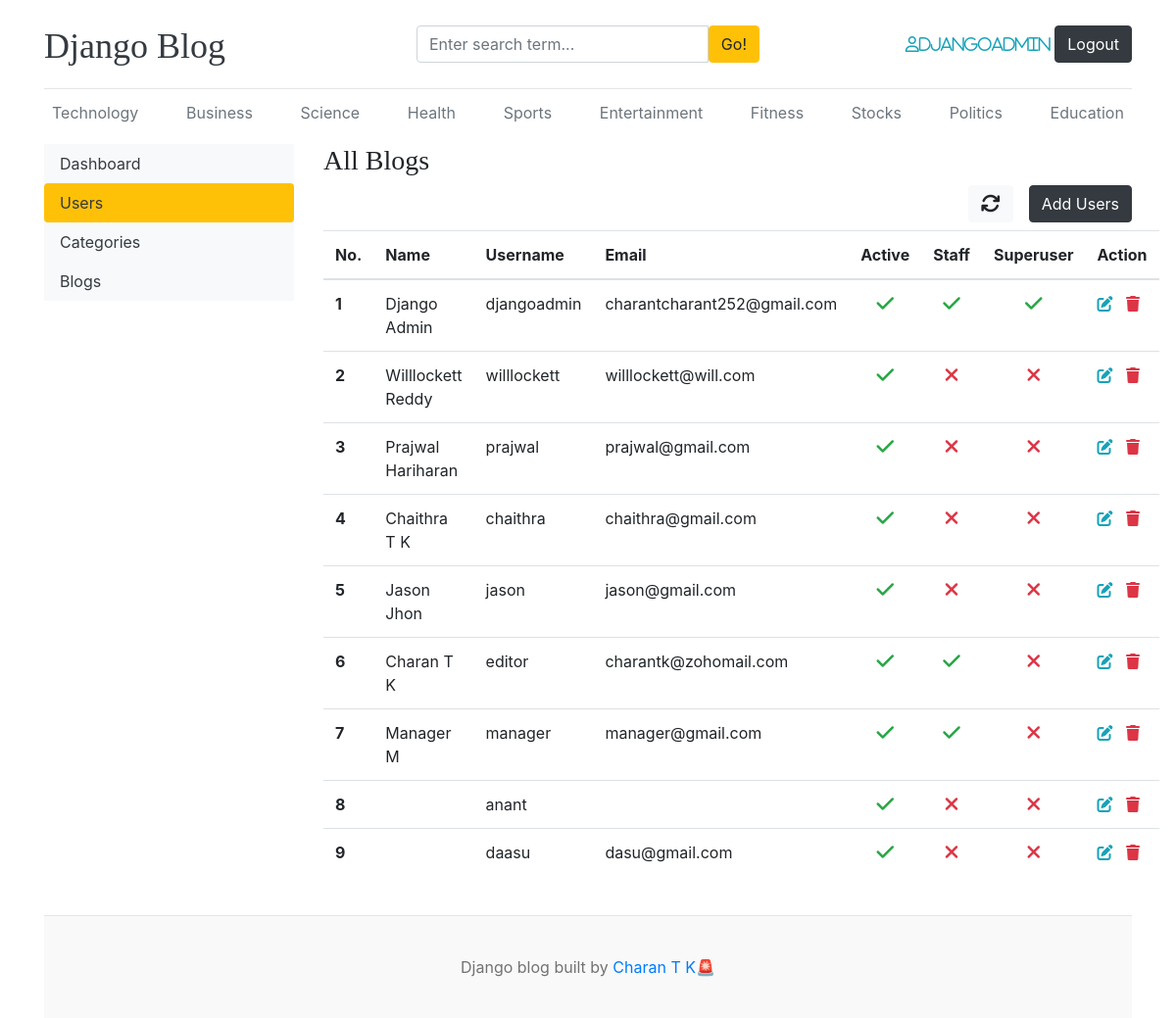
The page /dashboard/users/ (signed in) on the database its author committed.
### blogs/models.py (models this page shows)
class Category(models.Model):
  category_name = models.CharField(max_length = 50, unique=True)
  created_at=models.DateTimeField(auto_now_add=True)
  updated_at=models.DateTimeField(auto_now=True)
  class Meta:
    verbose_name_plural = "Categories"
  def __str__(self):
    return self.category_name

### dashboards/views.py (the view)
# urls.py: path('users/', views.users, name='users'),
@login_required(login_url='login')
@permission_required("auth.view_user", raise_exception=True)
def users(request):
  users = User.objects.all()
  context = {
    'users' : users,
  }
  return render(request, 'dashboard/users.html', context)

### blog_main/context_processors.py (called while the page is built)
def get_categories(request):
  categories = Category.objects.all().order_by('-created_at')
  return dict(categories=categories)

def get_social_links(request):
  social_links = SocialLink.objects.all()
  return dict(social_links=social_links)

def debug_mode(request):
  debug = settings.DEBUG
  return dict(debug=debug)

### templates/dashboard/users.html (shortened to what this page needs)
{% extends 'base.html' %}
{% block content %}
<div class="row">
  {% include 'dashboard/sidebar.html' %}
    {% if perms.auth.view_user %}
   <div class="col-md-9">
    <h3>All Blogs</h3>
    <a href="{% url 'add_user' %}" class="btn btn-dark float-right mb-2">Add Users</a>
    <a href="{% url 'users' %}" class="btn btn-light float-right mb-2 mr-3" title="refresh"><i class="fa-solid fa-arrows-rotate fa-lg"></i></a>
    <table class="table table-hover">
  <thead>
    <tr>
      <th scope="col">No.</th>
      <th scope="col">Name</th>
      <th scope="col">Username</th>
      <th scope="col">Email</th>
      <th scope="col">Active</th>
      <th scope="col">Staff</th>
      <th scope="col">Superuser</th>
      <th scope="col">Action</th>
    </tr>
  </thead>
  <tbody>
    {% if users %}
      {% for user in users %}
        <tr>
          <th scope="row">{{forloop.counter}}</th>
          <td>{{user.first_name}} {{user.last_name}}</td>
          <td>{{user.username}}</td>
          <td>{{user.email}}</td>
          <td class="text-center">{% if user.is_active %}<i class="fa-solid fa-check text-success fa-lg"></i>{%else%}<i class="fa-solid fa-xmark text-danger fa-lg"></i>{%endif%}</td>
          <td class="text-center">{% if user.is_staff %}<i class="fa-solid fa-check text-success fa-lg"></i>{%else%}<i class="fa-solid fa-xmark text-danger fa-lg"></i>{%endif%}</td>
          <td class="text-center">{% if user.is_superuser %}<i class="fa-solid fa-check text-success fa-lg"></i>{%else%}<i class="fa-solid fa-xmark text-danger fa-lg"></i>{%endif%}</td>
          <td>
            <a href = "{% url 'edit_user' user.id %}" class=""><i class = "fa fa-edit text-info hover-grow"></i></a>
            <a href = "{% url 'delete_user' user.id %}"><i class = "fa fa-trash text-danger hover-grow"></i></a>
          </td>
        </tr>
      {% endfor %}
    {% else %}
     <h4>No categories yet</h4>
    {% endif %}
  </tbody>
</table>
   </div>
   {% else %}
    <h4>Nah!, You don't have permission to view this page</h1>
   {% endif %}
</div>
{% endblock %}

### templates/base.html (shortened to what this page needs)
{% load static %}
<!DOCTYPE html>
<html lang="en">
  <head>
    <link
      href="https://getbootstrap.com/docs/4.0/dist/css/bootstrap.min.css"
      rel="stylesheet"
    />
    <link rel="stylesheet" href="{% static 'css/blog.css' %}">
    <link rel="stylesheet" href="{% static 'css/hovergrow.css' %}">
    <link rel="stylesheet" href="{% static 'css/scrollmobilebanner.css' %}">
    <link rel="stylesheet" href="https://cdnjs.cloudflare.com/ajax/libs/font-awesome/6.5.2/css/all.min.css" />
  </head>
  <body>
    <div class="container" {% if not debug %}style="margin-top: 30px;"{% endif %}>
      <header class="d-none d-sm-block blog-header py-3">
        <div class="row flex-nowrap justify-content-between align-items-center ">
          <div class="col-4 pt-1">
            <a class="blog-header-logo text-dark" href="/">Django Blog</a>
          </div>
          <div class="col-4">
            <form action="{% url 'search' %}" method="GET">
               <div class="input-group">
                  <input class="form-control" type="text" name="keyword" value="{{keyword}}" placeholder="Enter search term..." aria-label="Enter search term..." aria-describedby="button-search" />
                  <button type="submit" class="btn btn-warning" id="button-search" type="button">Go!</button>
                </div>
            </form>
          </div>
          <div class="col-4 d-flex justify-content-end align-items-center">
            {% if not user.is_authenticated %}
            <a class="btn btn-sm btn-warning" href="{% url 'login' %}">Login</a> &nbsp;
            <a class="btn btn-sm btn-outline-secondary" href="{% url 'register' %}">Register</a>
            {% else %}
            <span><i class="fa-regular fa-user text-info">{{user}}</i></span>&nbsp;
            <a href="{% url 'logout' %}" class="btn btn-dark">Logout</a>
            {% endif %}
          </div>
        </div>
      </header>
      <div class="nav-scroller py-1 mb-2 ">
        <nav class="nav d-flex justify-content-between">
          {% for cat in categories %}
            <a class="p-2 text-muted" href="{% url 'posts_by_category' cat.id %}">{{cat}}</a>
          {% endfor %}
        </nav>
      </div>
{% block content %}
{% endblock %}
 <footer class="blog-footer mt-4">
      <p>Django blog built by <a href="https://www.linkedin.com/in/charan-t-k-1409322a1">Charan T K🚨</a></p>
    </footer>
    </div>
  </body>
</html>

### blog_main/static/css/blog.css (style rules this page uses)
.blog-header { border-bottom: 1px solid #e5e5e5; }
.blog-header-logo { font-family: "Playfair Display", Georgia, "Times New Roman", serif; font-size: 2.25rem; }
h1, h2, h3, h4, h5, h6 { font-family: "Playfair Display", Georgia, "Times New Roman", serif; }
.blog-footer { padding: 2.5rem 0; color: #727272; text-align: center; background-color: #f9f9f9; border-top: .05rem solid #e5e5e5; }
.blog-footer p:last-child { margin-bottom: 0; }

### blog_main/static/css/hovergrow.css (style rules this page uses)
.hover-grow { display: inline-block; transition: transform 0.3s ease; }

### rows shown on the page
Category: category_name "Technology"
Category: category_name "Business"
Category: category_name "Science"
Category: category_name "Health"
Category: category_name "Sports"
Category: category_name "Entertainment"
Category: category_name "Fitness"
Category: category_name "Stocks"
Category: category_name "Politics"
Category: category_name "Education"

### other values the page prints
{{ user }} "djangoadmin"
{{ user.first_name }} "Django"
{{ user.last_name }} "Admin"
{{ user.username }} "djangoadmin"
{{ user.email }} "charantcharant252@gmail.com"
{{ user.first_name }} "Willlockett"
{{ user.last_name }} "Reddy"
{{ user.username }} "willlockett"
{{ user.email }} "willlockett@will.com"
{{ user.first_name }} "Prajwal"
{{ user.last_name }} "Hariharan"
{{ user.username }} "prajwal"
{{ user.email }} "prajwal@gmail.com"
{{ user.first_name }} "Chaithra"
{{ user.last_name }} "T K"
